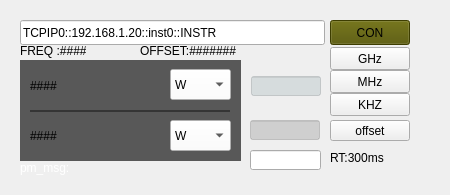
             <widget class="QWidget" name="widget_pm" native="true">
              <property name="minimumSize">
               <size>
                <width>450</width>
                <height>195</height>
               </size>
              </property>
              <property name="maximumSize">
               <size>
                <width>430</width>
                <height>180</height>
               </size>
              </property>
              <property name="styleSheet">
               <string notr="true"/>
              </property>
              <widget class="QLabel" name="pm_lowervalue">
               <property name="geometry">
                <rect>
                 <x>30</x>
                 <y>120</y>
                 <width>131</width>
                 <height>31</height>
                </rect>
               </property>
               <property name="styleSheet">
                <string notr="true">font: 16pt &quot;新宋体&quot;;

</string>
               </property>
               <property name="text">
                <string>####</string>
               </property>
              </widget>
              <widget class="QComboBox" name="pm_lowerunit">
               <property name="geometry">
                <rect>
                 <x>170</x>
                 <y>120</y>
                 <width>61</width>
                 <height>31</height>
                </rect>
               </property>
               <property name="styleSheet">
                <string notr="true">font: 12pt &quot;新宋体&quot;;
background-color: rgba(255, 255, 255, 100);</string>
               </property>
               <item>
                <property name="text">
                 <string>W</string>
                </property>
               </item>
               <item>
                <property name="text">
                 <string>DBM</string>
                </property>
               </item>
              </widget>
              <widget class="QComboBox" name="pm_uperunit">
               <property name="geometry">
                <rect>
                 <x>170</x>
                 <y>69</y>
                 <width>61</width>
                 <height>31</height>
                </rect>
               </property>
               <property name="styleSheet">
                <string notr="true">background-color: rgba(255, 255, 255, 100);
font: 12pt &quot;新宋体&quot;;</string>
               </property>
               <item>
                <property name="text">
                 <string>W</string>
                </property>
               </item>
               <item>
                <property name="text">
                 <string>DBM</string>
                </property>
               </item>
              </widget>
              <widget class="QLabel" name="pm_upervalue">
               <property name="geometry">
                <rect>
                 <x>30</x>
                 <y>70</y>
                 <width>131</width>
                 <height>31</height>
                </rect>
               </property>
               <property name="styleSheet">
                <string notr="true">font: 16pt &quot;新宋体&quot;;
</string>
               </property>
               <property name="text">
                <string>####</string>
               </property>
              </widget>
              <widget class="QLabel" name="pm_freqvalue">
               <property name="geometry">
                <rect>
                 <x>20</x>
                 <y>40</y>
                 <width>66</width>
                 <height>21</height>
                </rect>
               </property>
               <property name="text">
                <string>FREQ :#####</string>
               </property>
              </widget>
              <widget class="QLabel" name="pm_offsetvalue">
               <property name="geometry">
                <rect>
                 <x>140</x>
                 <y>40</y>
                 <width>96</width>
                 <height>21</height>
                </rect>
               </property>
               <property name="text">
                <string>OFFSET:#########</string>
               </property>
              </widget>
              <widget class="QLabel" name="pm_msg">
               <property name="geometry">
                <rect>
                 <x>20</x>
                 <y>160</y>
                 <width>80</width>
                 <height>16</height>
                </rect>
               </property>
               <property name="styleSheet">
                <string notr="true">color: rgb(255, 255, 255);</string>
               </property>
               <property name="text">
                <string>pm_msg:</string>
               </property>
              </widget>
              <widget class="QLabel" name="pm_screen">
               <property name="geometry">
                <rect>
                 <x>20</x>
                 <y>60</y>
                 <width>221</width>
                 <height>101</height>
                </rect>
               </property>
               <property name="styleSheet">
                <string notr="true">background-color: rgb(88, 88, 88);</string>
               </property>
               <property name="text">
                <string/>
               </property>
              </widget>
              <widget class="QPushButton" name="con2powermeter">
               <property name="geometry">
                <rect>
                 <x>330</x>
                 <y>20</y>
                 <width>80</width>
                 <height>25</height>
                </rect>
               </property>
               <property name="minimumSize">
                <size>
                 <width>80</width>
                 <height>25</height>
                </size>
               </property>
               <property name="maximumSize">
                <size>
                 <width>80</width>
                 <height>25</height>
                </size>
               </property>
               <property name="styleSheet">
                <string notr="true">background-color: rgb(85, 85, 0);</string>
               </property>
               <property name="text">
                <string>CON</string>
               </property>
              </widget>
              <widget class="QLineEdit" name="pm_edit_addr">
               <property name="geometry">
                <rect>
                 <x>20</x>
                 <y>20</y>
                 <width>305</width>
                 <height>25</height>
                </rect>
               </property>
               <property name="minimumSize">
                <size>
                 <width>305</width>
                 <height>25</height>
                </size>
               </property>
               <property name="maximumSize">
                <size>
                 <width>250</width>
                 <height>52</height>
                </size>
               </property>
               <property name="text">
                <string>TCPIP0::192.168.1.20::inst0::INSTR</string>
               </property>
              </widget>
              <widget class="QLabel" name="label_4">
               <property name="geometry">
                <rect>
                 <x>30</x>
                 <y>110</y>
                 <width>200</width>
                 <height>2</height>
                </rect>
               </property>
               <property name="minimumSize">
                <size>
                 <width>200</width>
                 <height>2</height>
                </size>
               </property>
               <property name="maximumSize">
                <size>
                 <width>200</width>
                 <height>2</height>
                </size>
               </property>
               <property name="styleSheet">
                <string notr="true">background-color: rgb(53, 53, 53);</string>
               </property>
               <property name="text">
                <string/>
               </property>
              </widget>
              <widget class="QPushButton" name="pm_ch_ghz">
               <property name="geometry">
                <rect>
                 <x>330</x>
                 <y>47</y>
                 <width>80</width>
                 <height>23</height>
                </rect>
               </property>
               <property name="minimumSize">
                <size>
                 <width>80</width>
                 <height>0</height>
                </size>
               </property>
               <property name="maximumSize">
                <size>
                 <width>80</width>
                 <height>25</height>
                </size>
               </property>
               <property name="styleSheet">
                <string notr="true"/>
               </property>
               <property name="text">
                <string>GHz</string>
               </property>
              </widget>
              <widget class="QPushButton" name="pm_ch_mhz">
               <property name="geometry">
                <rect>
                 <x>330</x>
                 <y>70</y>
                 <width>80</width>
                 <height>23</height>
                </rect>
               </property>
               <property name="minimumSize">
                <size>
                 <width>80</width>
                 <height>0</height>
                </size>
               </property>
               <property name="maximumSize">
                <size>
                 <width>80</width>
                 <height>25</height>
                </size>
               </property>
               <property name="styleSheet">
                <string notr="true"/>
               </property>
               <property name="text">
                <string>MHz</string>
               </property>
              </widget>
              <widget class="QLineEdit" name="pm_eidt_freq">
               <property name="geometry">
                <rect>
                 <x>251</x>
                 <y>76</y>
                 <width>70</width>
                 <height>20</height>
                </rect>
               </property>
               <property name="minimumSize">
                <size>
                 <width>70</width>
                 <height>0</height>
                </size>
               </property>
               <property name="maximumSize">
                <size>
                 <width>70</width>
                 <height>16777215</height>
                </size>
               </property>
               <property name="styleSheet">
                <string notr="true">background-color: rgba(176, 191, 194, 100);</string>
               </property>
              </widget>
              <widget class="QPushButton" name="pm_ch_khz">
               <property name="geometry">
                <rect>
                 <x>330</x>
                 <y>93</y>
                 <width>80</width>
                 <height>23</height>
                </rect>
               </property>
               <property name="minimumSize">
                <size>
                 <width>80</width>
                 <height>0</height>
                </size>
               </property>
               <property name="maximumSize">
                <size>
                 <width>80</width>
                 <height>25</height>
                </size>
               </property>
               <property name="styleSheet">
                <string notr="true"/>
               </property>
               <property name="text">
                <string>KHZ</string>
               </property>
              </widget>
              <widget class="QPushButton" name="pm_offsetsw">
               <property name="geometry">
                <rect>
                 <x>330</x>
                 <y>120</y>
                 <width>80</width>
                 <height>21</height>
                </rect>
               </property>
               <property name="minimumSize">
                <size>
                 <width>80</width>
                 <height>0</height>
                </size>
               </property>
               <property name="maximumSize">
                <size>
                 <width>80</width>
                 <height>25</height>
                </size>
               </property>
               <property name="styleSheet">
                <string notr="true"/>
               </property>
               <property name="text">
                <string>offset</string>
               </property>
              </widget>
              <widget class="QLineEdit" name="pm_edit_offset">
               <property name="geometry">
                <rect>
                 <x>250</x>
                 <y>120</y>
                 <width>70</width>
                 <height>20</height>
                </rect>
               </property>
               <property name="minimumSize">
                <size>
                 <width>70</width>
                 <height>0</height>
                </size>
               </property>
               <property name="maximumSize">
                <size>
                 <width>70</width>
                 <height>16777215</height>
                </size>
               </property>
               <property name="styleSheet">
                <string notr="true">background-color: rgba(159, 159, 159, 100);</string>
               </property>
              </widget>
              <widget class="QLabel" name="pm_reftime">
               <property name="geometry">
                <rect>
                 <x>330</x>
                 <y>150</y>
                 <width>81</width>
                 <height>16</height>
                </rect>
               </property>
               <property name="text">
                <string>RT:300ms</string>
               </property>
              </widget>
              <widget class="QLineEdit" name="edit_pm_rt">
               <property name="geometry">
                <rect>
                 <x>250</x>
                 <y>150</y>
                 <width>71</width>
                 <height>20</height>
                </rect>
               </property>
              </widget>
              <zorder>pm_ch_ghz</zorder>
              <zorder>pm_ch_mhz</zorder>
              <zorder>pm_eidt_freq</zorder>
              <zorder>pm_ch_khz</zorder>
              <zorder>pm_offsetsw</zorder>
              <zorder>pm_edit_offset</zorder>
              <zorder>pm_screen</zorder>
              <zorder>pm_lowervalue</zorder>
              <zorder>pm_lowerunit</zorder>
              <zorder>pm_uperunit</zorder>
              <zorder>pm_upervalue</zorder>
              <zorder>pm_freqvalue</zorder>
              <zorder>pm_offsetvalue</zorder>
              <zorder>con2powermeter</zorder>
              <zorder>pm_edit_addr</zorder>
              <zorder>pm_msg</zorder>
              <zorder>label_4</zorder>
              <zorder>pm_reftime</zorder>
              <zorder>edit_pm_rt</zorder>
             </widget>
